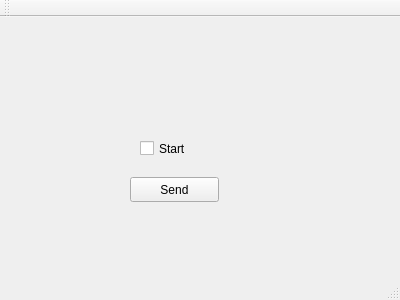
<?xml version="1.0" encoding="UTF-8"?>
<ui version="4.0">
 <class>MainWindow</class>
 <widget class="QMainWindow" name="MainWindow">
  <property name="geometry">
   <rect>
    <x>0</x>
    <y>0</y>
    <width>400</width>
    <height>300</height>
   </rect>
  </property>
  <property name="windowTitle">
   <string>MainWindow</string>
  </property>
  <widget class="QWidget" name="centralWidget">
   <widget class="QCheckBox" name="checkBox">
    <property name="geometry">
     <rect>
      <x>140</x>
      <y>120</y>
      <width>92</width>
      <height>23</height>
     </rect>
    </property>
    <property name="text">
     <string>Start</string>
    </property>
   </widget>
   <widget class="QPushButton" name="pushButton">
    <property name="geometry">
     <rect>
      <x>130</x>
      <y>160</y>
      <width>89</width>
      <height>25</height>
     </rect>
    </property>
    <property name="text">
     <string>Send</string>
    </property>
   </widget>
  </widget>
  <widget class="QMenuBar" name="menuBar">
   <property name="geometry">
    <rect>
     <x>0</x>
     <y>0</y>
     <width>400</width>
     <height>22</height>
    </rect>
   </property>
  </widget>
  <widget class="QToolBar" name="mainToolBar">
   <attribute name="toolBarArea">
    <enum>TopToolBarArea</enum>
   </attribute>
   <attribute name="toolBarBreak">
    <bool>false</bool>
   </attribute>
  </widget>
  <widget class="QStatusBar" name="statusBar"/>
 </widget>
 <layoutdefault spacing="6" margin="11"/>
 <resources/>
 <connections/>
</ui>
